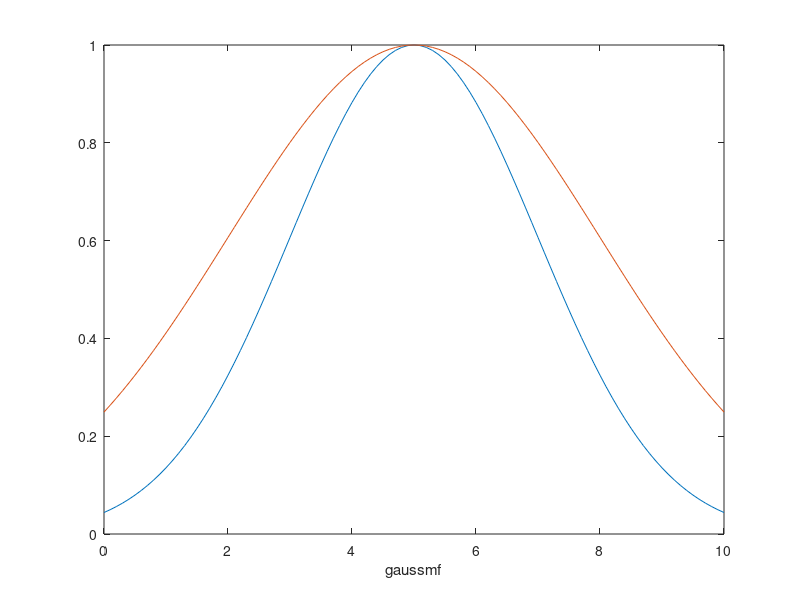

MATLAB code for this plot: (Note: this script raises an error after producing the figure.)
% command_type = 'ab';
% 
% 
% switch(command_type)
%     case 'ab'
%         disp("ab");
%     case 'cd'
%         disp("cd");
%     otherwise
%         
% end
        
%%
clear variables; clc;

%% 

% a = linspace(1,1,100);
x = 0:0.1:10;
y = gaussmf(x,[2 5]);
y1 = gaussmf(x,[3 5]);
plot(x,y)
hold on;
plot(x,y1)
xlabel('gaussmf')
% mean(y)
% var(y)


%% Generate random data with given mean and variance
clear variables; clc; close all;
% rng(0,'twister');
a = 5;  %  std = a ; variance = a^2 
b = 500;  % mean = b
c = 3.326;  % frequency
data_y = (a.*randn(1000,1) + b)';


data_x = linspace(0,10,1000);
% data_y = a*sin(c*data_x) + b;

stats = [mean(data_y) std(data_y) var(data_y)]

f = fit(data_x',data_y','fourier2')
f.w
% data_y_sort = sort(data_y);
% 
% stats_sort = [mean(data_y_sort) std(data_y_sort) var(data_y_sort)]


figure
plot(data_y);
% hold on; 
% plot(data_y_sort);
% 
% figure
% histogram(data_y)


%%
a = 2;  % variance = a^2 ; std = a
b = 500;  % mean = b

x_pdf = linspace(-10,10,100);
y_pdf = pdf('Normal',x_pdf, 0, 1); % mu , sigma
plot(x_pdf,y_pdf);

data_y = y_pdf + b;

stats = [mean(data_y) std(data_y) var(data_y)]

% pd = fitdist(data,'Normal')
% pd_test = makedist('Normal',500,5);




% [p,S,mu] = polyfit(data_x,data_y,5);
% poly_data_y = polyval(p,data_x);

% figure
% plot(data_x , data_y);
% hold on;
% plot(data_x , poly_data_y);







%%  write header to excel
% data=ones(10,4);      %Sample 2-dimensional data
% data_cells=num2cell(data);
% col_header={'Temperature','Pressure','X','Y'};     %Row cell array (for column labels)
% row_header(1:10,1)={'Time'};     %Column cell array (for row labels)
% data_out = [col_header;data_cells];
% % data_out_mat = cell2mat( data_out);
% xlswrite('My_file.xls',data,'Sheet1','A2');     %Write data
% xlswrite('My_file.xls',col_header,'Sheet1','B1');     %Write column header
% xlswrite('My_file.xls',row_header,'Sheet1','A2');      %Write row header
% %%
% data=ones(10,4);     %Sample 2-dimensional data
% data_cells=num2cell(data);     %Convert data to cell array
% col_header={'Temperature','Pressure','X','Y'};     %Row cell array (for column labels)
% row_header(1:10,1)={'Time'};     %Column cell array (for row labels)
% output_matrix=[{' '} col_header; row_header data_cells];     %Join cell arrays
% xlswrite('My_file.xls',output_matrix);     %Write data and both headers
% %%
% 
% T = table(['M';'F';'M'],[45 45;41 32;40 34],...
%     {'NY';'CA';'MA'},[true;false;false])
% writetable(T,'myData.xls','Sheet',2,'Range','B2:F6');

